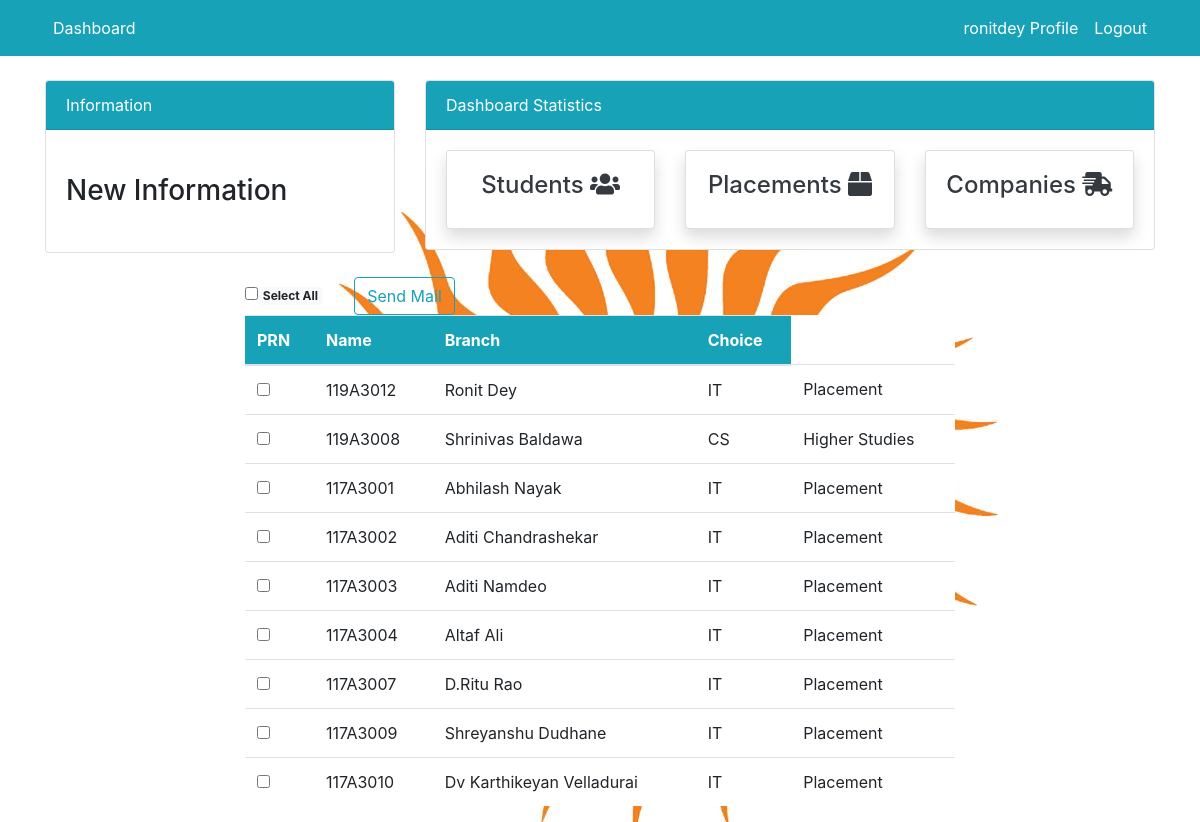
The page /search/ (signed in) on the database its author committed.
### dashboard/models.py (models this page shows, shortened)
class Students(models.Model):
    prn = models.CharField(max_length=10, null=True)
    name = models.CharField(max_length=100, null=True)
    branch = models.CharField(max_length=5, choices=CATEGORY1, null=True)
    dob = models.DateField(null=True)
    email_id1 = models.CharField(max_length=100, null=True)
    email_id2 = models.CharField(max_length=100, null=True, blank=True)
    phone1 = models.IntegerField(null=True, blank=False)
    phone2 = models.IntegerField(null=True,blank=True)
    address = models.CharField(max_length=1000, null=True)
    tenth_board = models.CharField(max_length=15, null=True)
    tenth_perc = models.FloatField(null=True)
    tenth_year = models.IntegerField(null=True)
    twelth_board = models.CharField(max_length=15, null=True)
    twelth_perc = models.FloatField(null=True)
    twelth_year = models.IntegerField(null=True)
    diploma_board = models.CharField(max_length=15, null=True, blank=True)
    diploma_perc = models.FloatField(null=True, blank=True)
    diploma_year = models.FloatField(null=True, blank=True)
    sem1 = models.FloatField(null=True, blank=True)
    sem2 = models.FloatField(null=True, blank=True)
    sem3 = models.FloatField(null=True, blank=False)
    sem4 = models.FloatField(null=True, blank=False)
    sem5 = models.FloatField(null=True, blank=False)
    sem6 = models.FloatField(null=True, blank=False)
    cgpi = models.FloatField(null=True, blank=False)
    perc = models.FloatField(null=True, blank=False)
    live_kts = models.IntegerField(null=True, blank=True)
    dead_kts = models.IntegerField(null=True, blank=True)
    choice = models.CharField(max_length=15, choices=CATEGORY2, null=True)

### dashboard/views.py (the view)
# urls.py: path("search/", views.SearchResultsView.as_view(), name="search"),
class SearchResultsView(ListView):
    model = Students
    template_name = 'dashboard/search.html'
    def get_queryset(self):  # new
        query_name = self.request.GET.get("name")
        query_branch = self.request.GET.getlist("branch")
        query_cgpi = self.request.GET.get("cgpi")
        query_kt = self.request.GET.get("kt")
        query_choice = self.request.GET.get("choice")
        object_list = Students.objects.all()
        print(query_branch)
        if query_name:
            object_list = object_list.filter(Q(name__icontains=query_name))
        if query_branch:
            object_list = object_list.filter(Q(branch__icontains=query_branch[0]))
            length = len(query_branch)
            if length>1:
                for i in range(1,length):
                    object_list = object_list | object_list.filter(Q(branch__icontains=query_branch[i]))
        if query_cgpi:
            object_list = object_list.filter(Q(cgpi__range=(query_cgpi,10)))
        if query_kt:
            object_list = object_list.filter(Q(live_kts__range=(0,query_kt)))
        if query_choice:
            object_list = object_list.filter(Q(choice__icontains=query_choice))
        return object_list

### templates/dashboard/search.html (shortened to what this page needs)
{% extends 'partials/base.html' %}
{% load crispy_forms_tags %}
{% block content %}
{% include 'partials/topside.html' %}
<div class="col-md-8 mx-auto mt-4">
    <form action="sendMail/" method="POST">{% csrf_token %}
    <input type="checkbox" onClick="toggle(this)"/><span class="badge badge-light"> Select All </span>&nbsp;&nbsp;&nbsp;&nbsp;&nbsp;&nbsp;
    <button onclick="sendMail()" class="btn btn-outline-info">Send Mail</button>
    <table class="table bg-white">
        <thead class="bg-info text-white">
            <tr>
                <th scope="col">PRN</th>
                <th scope="col">Name</th>
                <th scope="col">Branch</th>
                <th scope="col">Choice</th>
            </tr>
        </thead>
        <tbody>
            {% for student in object_list %}
                <tr>
                    <td><input type="checkbox" name="check" id="checkvalue" value='{{student.email_id1}}' aria-label="Checkbox for following text input"></td>
                    <td>{{ student.prn }}</td>
                    <td>{{ student.name }}</td>
                    <td>{{ student.branch }}</td>
                    <td>{{ student.choice }}</td>
                </tr>
            {% endfor %}
        </tbody>
    </table>
    </form>
</div>
<link rel="stylesheet" href="https://cdnjs.cloudflare.com/ajax/libs/select2/4.0.12/css/select2.min.css" />
{% endblock %}

### templates/partials/nav.html (shortened to what this page needs)
<nav class="navbar navbar-expand-lg navbar-info bg-info">
    <div class="container">
        {% if user.is_authenticated %}
        <div class="collapse navbar-collapse" id="navbarSupportedContent">
            <ul class="navbar-nav mr-auto">
                <li class="nav-item active">
                    <a class="nav-link text-white" href="{% url 'dashboard-index' %}">Dashboard </a>
                </li>
            </ul>
            <ul class="navbar-nav ml-auto">
                <li class="nav-item active">
                    <a class="nav-link text-white" href="{% url 'user-profile' %}">{{ user.username }} Profile
                        <span class="sr-only">(current)</span></a>
                </li>
                <li class="nav-item">
                    <a class="nav-link text-white" href="{% url 'user-logout' %}">Logout</a>
                </li>
            </ul>
            {% endif %}
        </div>
    </div>
</nav>

### static/style.css (style rules this page uses)
body { background-image: url('../media/Logo.jpeg'); }

### rows shown on the page
Students: prn "119A3012", name "Ronit Dey", branch "IT", choice "Placement"
Students: prn "119A3008", name "Shrinivas Baldawa", branch "CS", choice "Higher Studies"
Students: prn "117A3001", name "Abhilash Nayak", branch "IT", choice "Placement"
Students: prn "117A3002", name "Aditi Chandrashekar", branch "IT", choice "Placement"
Students: prn "117A3003", name "Aditi Namdeo", branch "IT", choice "Placement"
Students: prn "117A3004", name "Altaf Ali", branch "IT", choice "Placement"
Students: prn "117A3007", name "D.Ritu Rao", branch "IT", choice "Placement"
Students: prn "117A3009", name "Shreyanshu Dudhane", branch "IT", choice "Placement"
Students: prn "117A3010", name "Dv Karthikeyan Velladurai", branch "IT", choice "Placement"

### other values the page prints
{{ user.username }} "ronitdey"
